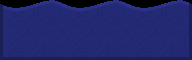

Tiled map render using the project's own tile images. Description and the whole map definition, tile-layer contents included, below:
An orthogonal 3x1 tile map with 64x60 px tiles, 1 tile layer (Tile Layer 1).

<map version="1.10" tiledversion="1.10.2" orientation="orthogonal" renderorder="right-down" width="3" height="1" tilewidth="64" tileheight="60" infinite="0" nextlayerid="2" nextobjectid="1">
 <tileset firstgid="1" source="Clovicek - tileset water.tsx" />
 <layer id="1" name="Tile Layer 1" width="3" height="1">
  <data encoding="csv">
7,9,8
</data>
 </layer>
</map>
